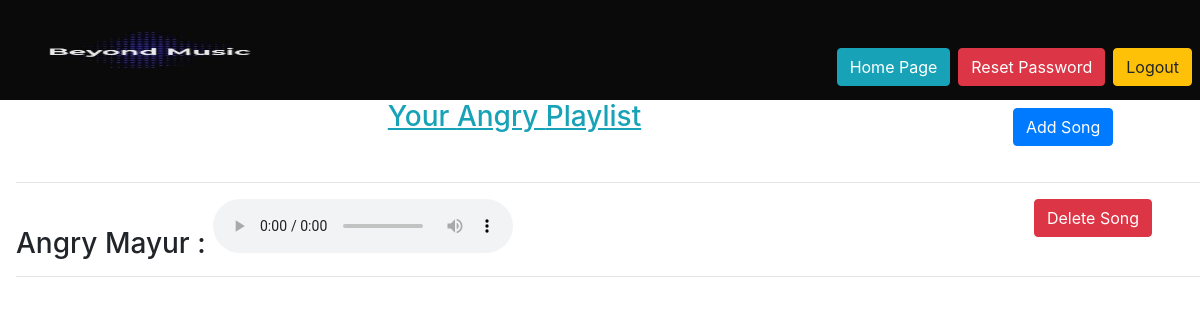
/playlist/1/ (signed in), run on an earlier commit of the app's database.
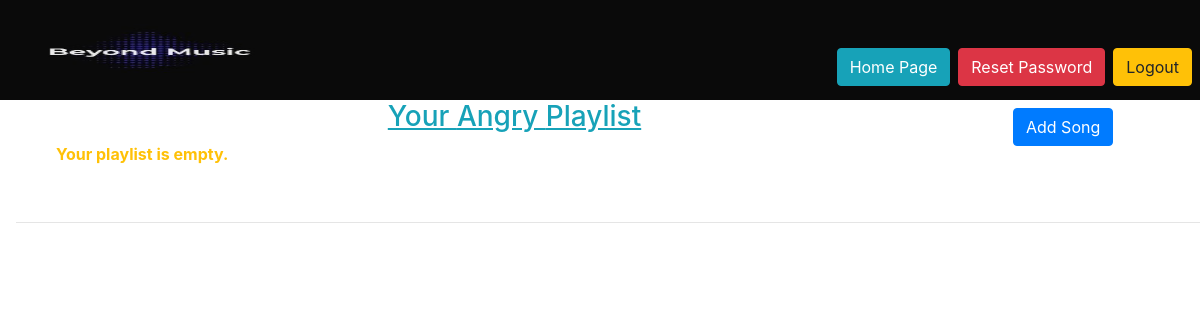
And on a later commit of the database.
### playlist/models.py (models this page shows, shortened)
class Song(models.Model):
    choices = ((0, 'happy'),
               (1, 'angry'),
               (2, 'sad'),
               (3, 'neutral'),
               (4, 'general'))
    user = models.ForeignKey(User, on_delete=models.CASCADE)
    track = models.FileField(upload_to='Songs')
    type = models.IntegerField(choices)
    name = models.CharField(max_length=30, default="Unknown", blank=True)

### playlist/views.py (the view)
# urls.py: path('<int:type>/',views.emotion,name='emotion'),
def emotion(request, type):
    user = request.user
    songs = Song.objects.all().filter(user=user, type=type)
    if len(songs)==0:
        messages.info(request,f'Your playlist is empty.')
    dic = {0: 'Happy',
           1: 'Angry',
           2: 'Sad',
           3: 'Neutral'}
    return render(request, 'playlist/type.html', {'songs': songs, 'type': dic[type],'emotion':type})

### playlist/templates/playlist/type.html
{% extends 'base_layout.html' %}
{% block content %}
    <a href="{% url 'playlist:songupload' emotion %}" class="btn btn-primary mt-2" style="float:right;">Add Song</a>
    <h3 align="center" class="text-info"><u>Your {{type}} Playlist</u></h3>
    {% if messages %}
        {% for message in messages %}
        <ul class="text-warning"><strong>{{message}}</strong></ul>
        {% endfor %}
    {% endif %}
<br>
<hr>
    {% for song in songs %}
<h3 class="mt-3">{{song.name}} :
    <audio controls>
        <source src="{{song.track.url}}" type="audio/mp3">
    </audio><a href="{% url 'playlist:delete' type=emotion id=song.id %}" class="btn btn-danger mr-5" style="float:right;">Delete Song</a>
</h3><hr>
    {% endfor %}
{% endblock %}

What changed in the data, as far as the page shows it:
removed Song: name "Angry Mayur"
Also different on the page:
new list line: "Your playlist is empty."
